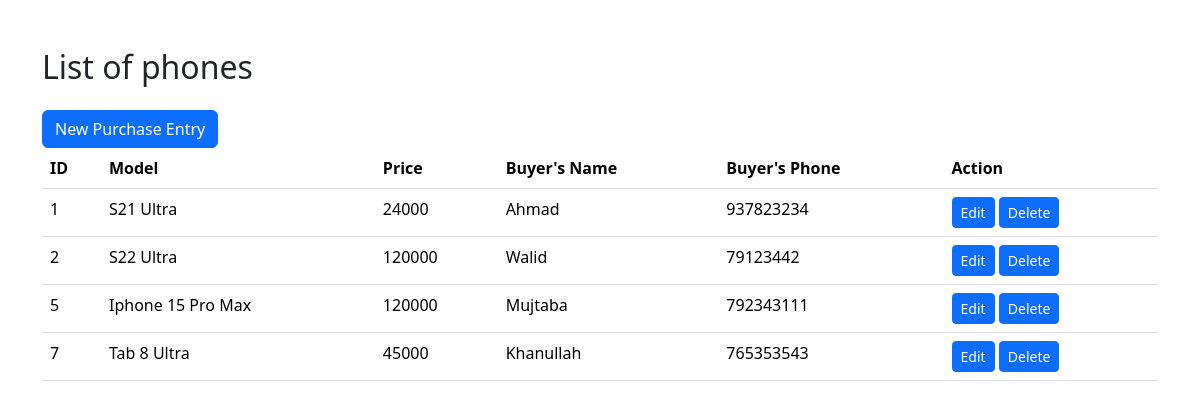
The page / on the database its author committed.
### tables this page shows
CREATE TABLE `itempurchase` (
  `ID` int(11) NOT NULL,
  `Model` varchar(64) DEFAULT NULL,
  `Price` int(11) DEFAULT NULL,
  `Buyers_name` varchar(64) DEFAULT NULL,
  `Buyers_phone` int(11) DEFAULT NULL
);

### index.php (the view, shortened to what this page needs)
<!DOCTYPE html>
<html>
    <head>
        <link rel="stylesheet" type="text/css" href="style2.css">
        <link rel="stylesheet" href="https://cdn.jsdelivr.net/npm/bootstrap@5.3.2/dist/css/bootstrap.min.css">
    </head>
    <body class= "back">
        <div class="container  my-5">
            <h2 class="h2color"> List of phones </h2>
            <br>
            <br>
            <a class="btn btn-primary" href="create.php" role="button"> New Purchase Entry </a>
            <br>
            <table class="table">
            <thead>
               <tr>
                <th>ID</th>
                <th>Model</th>
                <th>Price</th>
                <th>Buyer's Name</th>
                <th>Buyer's Phone</th>
                <th>Action</th>
            </thead>
            <tbody>
                <?php
                $servername = "localhost";
                $username = "root";
                $password = "";
                $dbname = "PhoneStore";
                $connection = new mysqli($servername, $username, $password, $dbname);
                $sql ="SELECT * FROM itempurchase";
                $result = $connection->query($sql);
                while( $row = $result->fetch_assoc() ) {
                echo "
                <tr>
                <td>$row[ID]</td>
                <td>$row[Model]</td>
                <td>$row[Price]</td>
                <td>$row[Buyers_name]</td>
                <td>$row[Buyers_phone]</td>
                <td>
                    <a class='btn btn-primary btn-sm' href='edit.php?id=$row[ID]'> Edit </a>
                    <a class='btn btn-primary btn-sm' href='delete.php?id=$row[ID]'> Delete </a>
                </td>
                </tr>
                ";
                }
                ?>
            </tbody>
            </table>
            </div>
    </body>
</html>

### style2.css (style rules this page uses)
body { background-image: url('background.png'); background-repeat: no-repeat; background-size: cover; }
.h2color { background-color: white; display: inline; }

### rows shown on the page
itempurchase: ID "1", Model "S21 Ultra", Price "24000", Buyers_name "Ahmad", Buyers_phone "937823234"
itempurchase: ID "2", Model "S22 Ultra", Price "120000", Buyers_name "Walid", Buyers_phone "79123442"
itempurchase: ID "5", Model "Iphone 15 Pro Max", Price "120000", Buyers_name "Mujtaba", Buyers_phone "792343111"
itempurchase: ID "7", Model "Tab 8 Ultra", Price "45000", Buyers_name "Khanullah", Buyers_phone "765353543"
